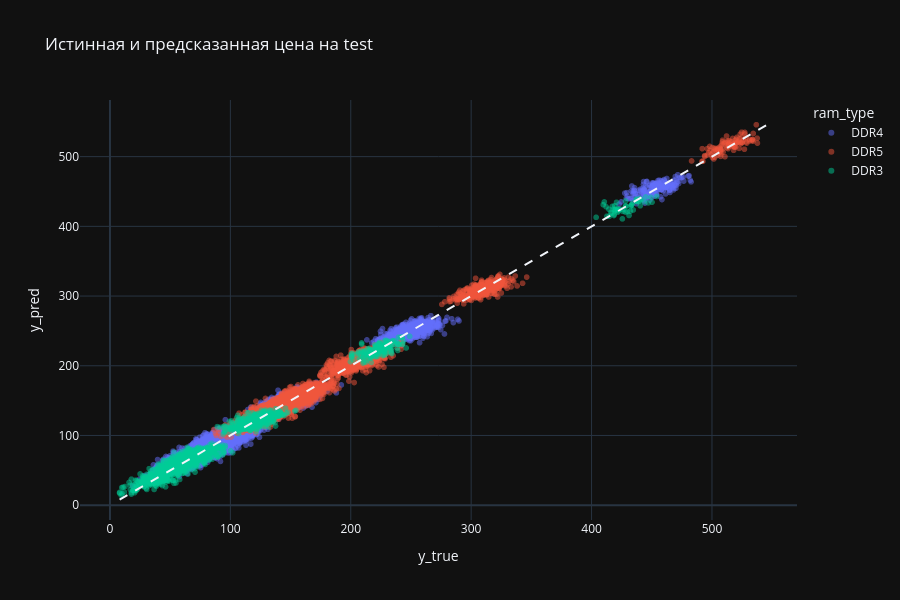

Write notebook code for a chart like this one.
### Markdown cell above
<font size="4">

Топ-10 ошибок: самые большие ошибки - 27-32 USD, это 3.3-4 std. При 10 000 объектах и нормальном шуме таких ожидается ~ 27 штук, а максимум должен быть около 3.9 std (~ 32 USD) - ровно то, что получили. При этом у топ-10 нет ничего общего: разные объёмы (8-64 ГБ), оба поколения DDR4 и DDR5, все четыре бренда, ошибки в обе стороны, пропуск только в одной строке из десяти. Это не «особые» объекты, а обычный хвост случайного шума - выбросов, которые модель не понимает, нет

<font/>

### Code cell
fig = px.scatter(
    error_df,
    x='y_true', y='y_pred',
    color='ram_type',
    opacity=0.5,
    title='Истинная и предсказанная цена на test'
)
lo = min(error_df['y_true'].min(), error_df['y_pred'].min())
hi = max(error_df['y_true'].max(), error_df['y_pred'].max())
fig.add_shape(type='line', x0=lo, y0=lo, x1=hi, y1=hi, line={'dash': 'dash'})
fig.update_layout(template='plotly_dark', height=600)
fig.show()

### Figure 1 — Plotly figure (JSON) as saved in the notebook; plotly's stock layout.template omitted (floating-point values rounded to 4 significant figures; data arrays with more than 128 entries replaced by an {"elided": "..."} marker saying what was removed)
{"data": [{"hovertemplate": "ram_type=DDR4<br>y_true=%{x}<br>y_pred=%{y}<extra></extra>", "legendgroup": "DDR4", "marker": {"color": "#636efa", "opacity": 0.5, "symbol": "circle"}, "mode": "markers", "name": "DDR4", "showlegend": true, "type": "scattergl", "x": {"elided": "5578 float values"}, "xaxis": "x", "y": {"elided": "5578 float values"}, "yaxis": "y"}, {"hovertemplate": "ram_type=DDR5<br>y_true=%{x}<br>y_pred=%{y}<extra></extra>", "legendgroup": "DDR5", "marker": {"color": "#EF553B", "opacity": 0.5, "symbol": "circle"}, "mode": "markers", "name": "DDR5", "showlegend": true, "type": "scattergl", "x": {"elided": "2935 float values"}, "xaxis": "x", "y": {"elided": "2935 float values"}, "yaxis": "y"}, {"hovertemplate": "ram_type=DDR3<br>y_true=%{x}<br>y_pred=%{y}<extra></extra>", "legendgroup": "DDR3", "marker": {"color": "#00cc96", "opacity": 0.5, "symbol": "circle"}, "mode": "markers", "name": "DDR3", "showlegend": true, "type": "scattergl", "x": {"elided": "1487 float values"}, "xaxis": "x", "y": {"elided": "1487 float values"}, "yaxis": "y"}], "layout": {"height": 600, "legend": {"title": {"text": "ram_type"}, "tracegroupgap": 0}, "shapes": [{"line": {"dash": "dash"}, "type": "line", "x0": 8, "x1": 545.7, "y0": 8, "y1": 545.7}], "title": {"text": "Истинная и предсказанная цена на test"}, "xaxis": {"anchor": "y", "domain": [0, 1], "title": {"text": "y_true"}}, "yaxis": {"anchor": "x", "domain": [0, 1], "title": {"text": "y_pred"}}}}
